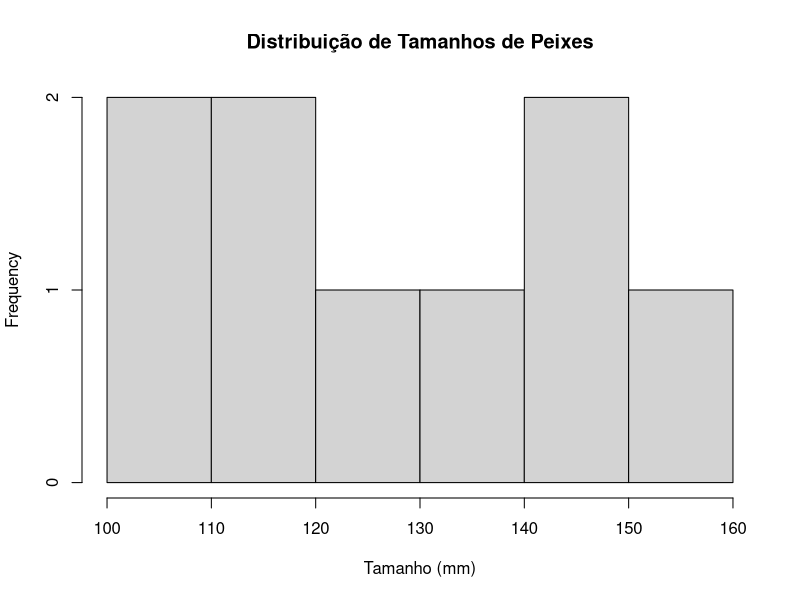

This chart was generated by the following R code:
## ---- chunk 1
# Exemplo básico de histograma
dados <- c(100, 110, 115, 120, 130, 140, 145, 150, 155)
hist(dados, main = "Distribuição de Tamanhos de Peixes", xlab = "Tamanho (mm)")
